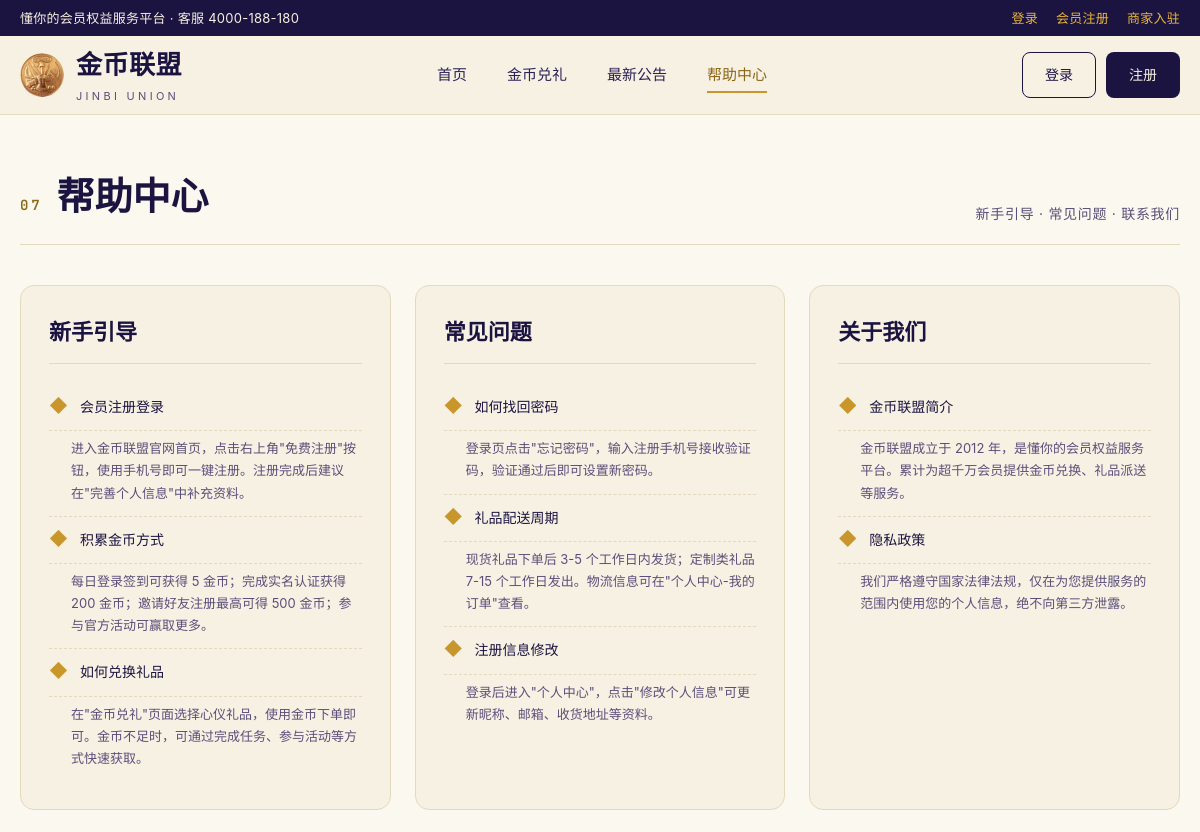
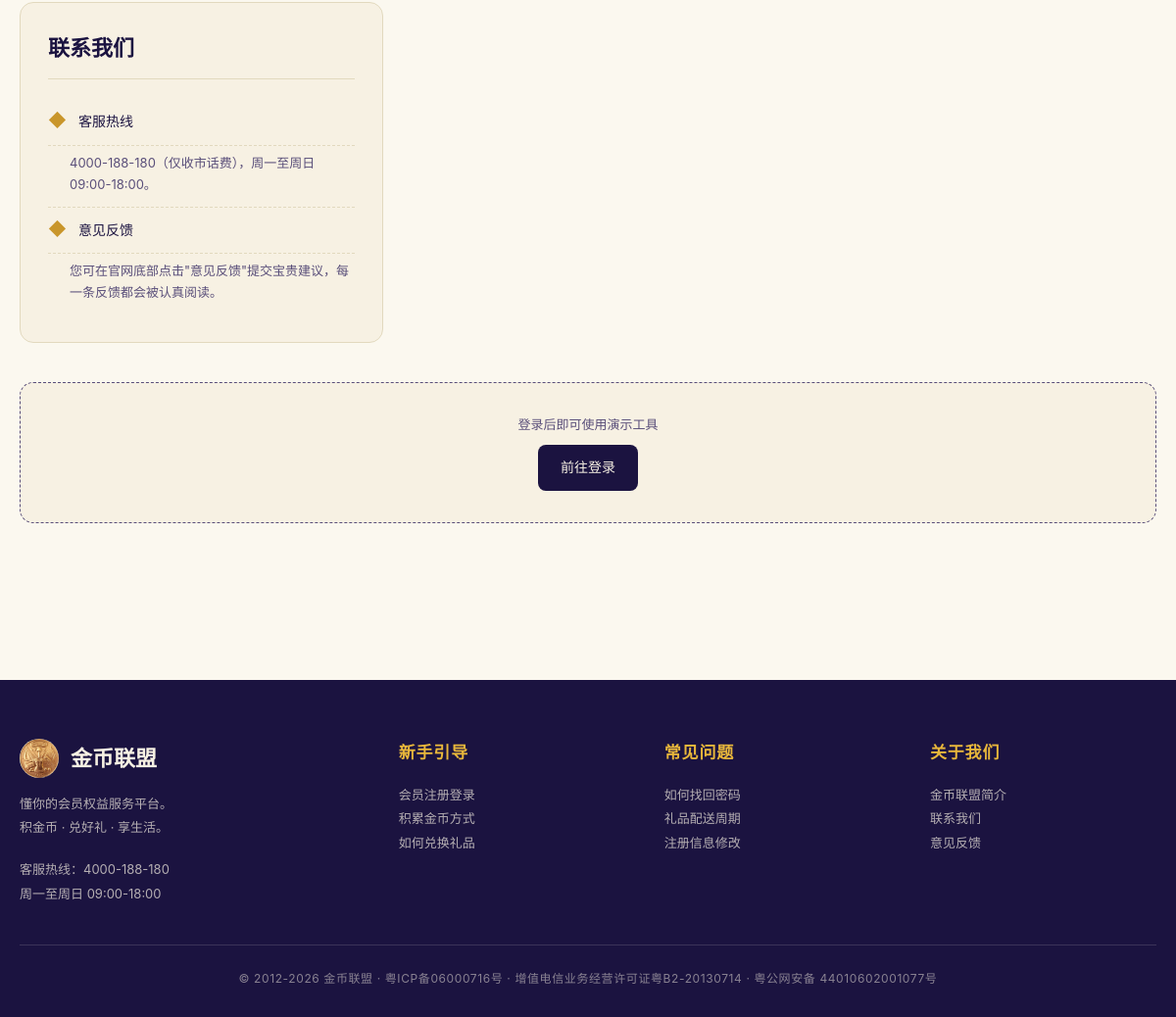
/help, run on the app's committed database (2 pictures, top to bottom).
### tables this page shows
CREATE TABLE helps (
            id INTEGER PRIMARY KEY AUTOINCREMENT,
            group_name TEXT NOT NULL,
            title TEXT NOT NULL,
            body TEXT,
            sort_order INTEGER DEFAULT 0
        );

### app.py (the view)
@app.route('/help')
def help():
    rows = query('SELECT * FROM helps ORDER BY id')
    grouped = {}
    for r in rows:
        grouped.setdefault(r['group_name'], []).append(r)
    return render_template('help.html', groups=grouped)

### app.py (called while the page is built)
def get_db():
    if 'db' not in g:
        g.db = sqlite3.connect(DB_PATH)
        g.db.row_factory = sqlite3.Row
        g.db.execute('PRAGMA foreign_keys = ON;')
    return g.db

def query(sql, params=(), one=False):
    cur = get_db().execute(sql, params)
    rows = cur.fetchall()
    cur.close()
    return (rows[0] if rows else None) if one else rows

@app.context_processor
def inject_user():
    user = None
    uid = session.get('user_id')
    if uid:
        user = ss_query('SELECT * FROM live.users WHERE id = ?', (uid,), one=True)
    return {'current_user': user}

def current_merchant():
    mid = session.get('merchant_id')
    if not mid:
        return None
    return ss_query('SELECT * FROM live.merchants WHERE id = ?', (mid,), one=True)

### templates/help.html (shortened to what this page needs)
{% extends 'base.html' %}
{% block content %}
<section class="section" style="padding-top:50px">
  <div class="container">
    <div class="section-head">
      <h2 class="section-title">
        <span class="num">07</span>
        帮助中心
      </h2>
      <span class="section-meta">新手引导 · 常见问题 · 联系我们</span>
    </div>
    <div style="display:grid;grid-template-columns:repeat(auto-fit, minmax(280px, 1fr));gap:24px">
      {% for group, items in groups.items() %}
      <div class="info-card">
        <h3 class="info-card-title">{{ group }}</h3>
        <ul class="info-list">
          {% for h in items %}
          <li>
            <span class="dot">◆</span>
            <span style="font-size:14px;font-weight:500;color:var(--ink)">{{ h.title }}</span>
          </li>
          <li style="padding:6px 0 12px 22px;font-size:13px;color:var(--ink-muted);line-height:1.7">
            {{ h.body }}
          </li>
          {% endfor %}
        </ul>
      </div>
      {% endfor %}
    </div>
    {% if current_user %}
    <div class="panel" style="margin-top:40px;text-align:center;border:1px dashed var(--gold)">
      <h3 class="panel-title" style="color:var(--gold-deep)">演示专用 · Demo Tools</h3>
      <p style="color:var(--ink-muted);font-size:13px;margin-bottom:18px">一键获取测试用金币（仅供本地演示，请勿用于生产环境）</p>
      <form method="post" action="{{ url_for('demo_get_coins') }}">
        <button type="submit" class="btn btn-gold" style="min-width:240px">一键领取 999999999 金币</button>
      </form>
      <div style="font-size:11px;color:var(--ink-muted);margin-top:12px">当前余额：<span style="color:var(--gold-deep);font-weight:600">{{ current_user.coins }}</span></div>
    </div>
    {% else %}
    <div class="panel" style="margin-top:40px;text-align:center;border:1px dashed var(--ink-muted)">
      <p style="color:var(--ink-muted);font-size:13px">登录后即可使用演示工具</p>
      <a href="{{ url_for('login') }}" class="btn btn-primary" style="margin-top:10px">前往登录</a>
    </div>
    {% endif %}
  </div>
</section>
{% endblock %}

### static/css/style.css (style rules this page uses)
:root { --ink: #1B1340; --ink-soft: #2C2255; --ink-muted: #5A4F7A; --gold: #C9962B; --gold-deep: #8C6515; --gold-bright: #E8B73B; --cream: #F7F1E3; --cream-deep: #EFE5CB; --paper: #FBF8EF; --ember: #C24A2A; --line: #E2D9BE; --shadow: 0 12px 36px -16px rgba(27, 19, 64, 0.25); --shadow-strong: 0 24px 60px -20px rgba(27, 19, 64, 0.45); --font-display: 'Cormorant Garamond', 'Noto Serif SC', serif; --font-body: 'Noto Sans SC', -apple-system, BlinkMacSystemFont, sans-serif; --font-mono: 'JetBrains Mono', ui-monospace, monospace; --radius: 14px; --radius-sm: 8px; --radius-lg: 22px; --container: 1200px; }
* { box-sizing: border-box; margin: 0; padding: 0; }
html { scroll-behavior: smooth; }
body { font-family: var(--font-body); color: var(--ink); background: var(--paper); line-height: 1.6; -webkit-font-smoothing: antialiased; text-rendering: optimizeLegibility; }
a { color: inherit; text-decoration: none; }
.container { width: min(100% - 40px, var(--container)); margin-inline: auto; }
.btn { display: inline-flex; align-items: center; justify-content: center; gap: 8px; padding: 11px 22px; border-radius: var(--radius-sm); font-weight: 500; font-size: 14px; transition: all .2s; border: 1px solid transparent; }
.btn-primary { background: var(--ink); color: var(--cream); }
.section { padding: 80px 0; }
.section-head { display: flex; align-items: end; justify-content: space-between; gap: 24px; margin-bottom: 40px; border-bottom: 1px solid var(--line); padding-bottom: 18px; }
.section-title { font-family: var(--font-display); font-size: 38px; font-weight: 600; color: var(--ink); display: flex; align-items: baseline; gap: 14px; }
.section-title .num { font-family: var(--font-mono); font-size: 14px; color: var(--gold-deep); letter-spacing: 0.2em; }
.section-meta { color: var(--ink-muted); font-size: 14px; letter-spacing: 0.05em; }
.info-card { background: var(--cream); border: 1px solid var(--line); border-radius: var(--radius); padding: 28px; }
.info-card-title { font-family: var(--font-display); font-size: 22px; font-weight: 600; color: var(--ink); margin-bottom: 20px; padding-bottom: 14px; border-bottom: 1px solid var(--line); display: flex; justify-content: space-between; align-items: baseline; }
.info-list { list-style: none; }
.info-list li { padding: 12px 0; border-bottom: 1px dashed var(--line); display: flex; gap: 12px; align-items: baseline; transition: padding-left .2s; }
.info-list li:last-child { border-bottom: none; }
.info-list .dot { color: var(--gold); font-size: 18px; line-height: 1; }
.panel { background: var(--cream); border: 1px solid var(--line); border-radius: var(--radius); padding: 32px; }

### data on the page
helps: group_name "新手引导", title "会员注册登录", body "进入金币联盟官网首页，点击右上角\"免费注册\"按钮，使用手机号即可一键注册。注册完成后建议在\"完善个人信息\"中补充资料。"
helps: title "积累金币方式", body "每日登录签到可获得 5 金币；完成实名认证获得 200 金币；邀请好友注册最高可得 500 金币；参与官方活动可赢取更多。"
helps: title "如何兑换礼品", body "在\"金币兑礼\"页面选择心仪礼品，使用金币下单即可。金币不足时，可通过完成任务、参与活动等方式快速获取。"
helps: group_name "常见问题", title "如何找回密码", body "登录页点击\"忘记密码\"，输入注册手机号接收验证码，验证通过后即可设置新密码。"
helps: title "礼品配送周期", body "现货礼品下单后 3-5 个工作日内发货；定制类礼品 7-15 个工作日发出。物流信息可在\"个人中心-我的订单\"查看。"
helps: title "注册信息修改", body "登录后进入\"个人中心\"，点击\"修改个人信息\"可更新昵称、邮箱、收货地址等资料。"
helps: group_name "关于我们", title "金币联盟简介", body "金币联盟成立于 2012 年，是懂你的会员权益服务平台。累计为超千万会员提供金币兑换、礼品派送等服务。"
helps: title "隐私政策", body "我们严格遵守国家法律法规，仅在为您提供服务的范围内使用您的个人信息，绝不向第三方泄露。"
helps: group_name "联系我们", title "客服热线", body "4000-188-180（仅收市话费），周一至周日 09:00-18:00。"
helps: title "意见反馈", body "您可在官网底部点击\"意见反馈\"提交宝贵建议，每一条反馈都会被认真阅读。"
